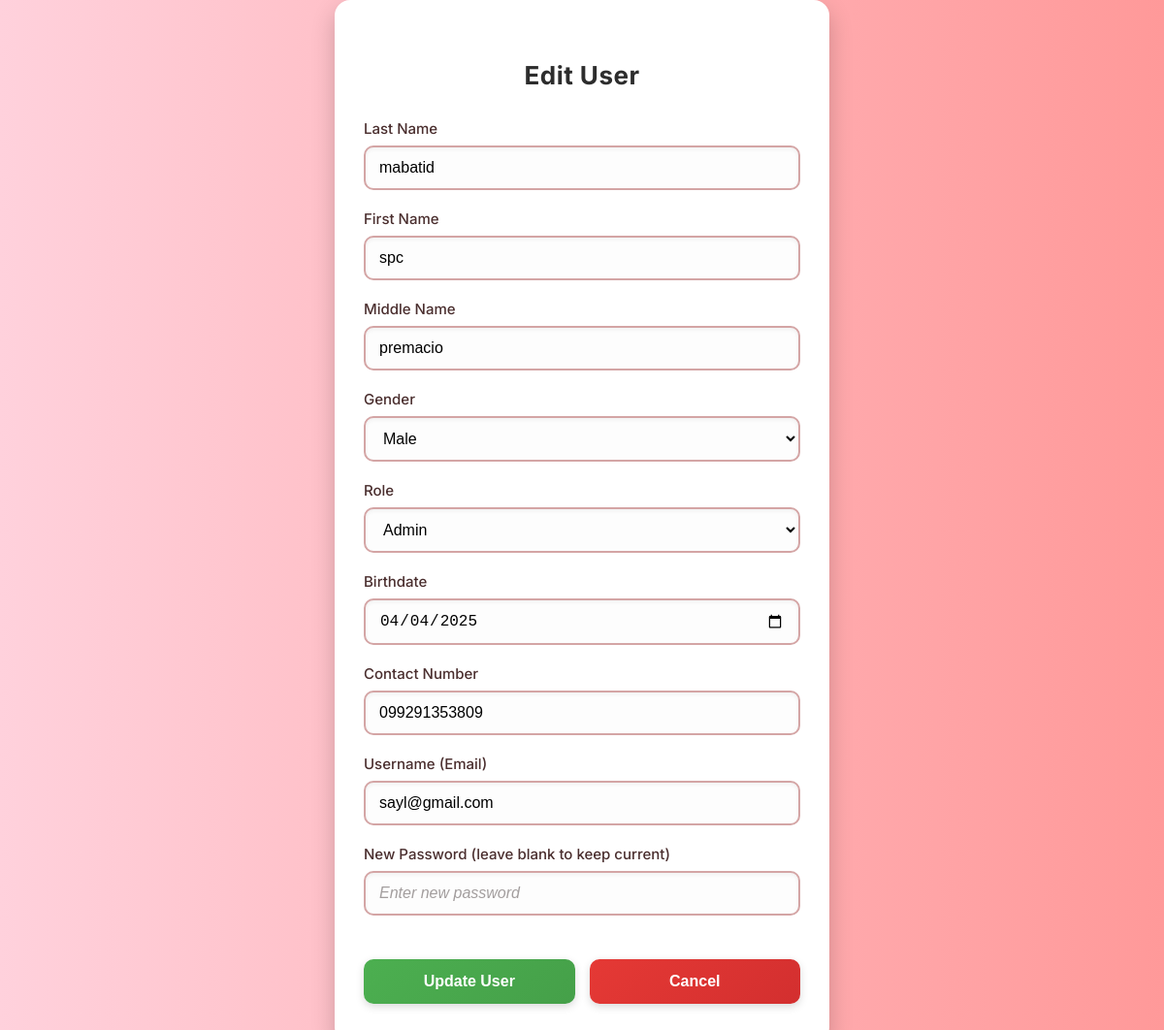
Page /edit_user.php?id=13 (signed in) on the committed database.
### tables this page shows
CREATE TABLE `user` (
  `id` int(11) NOT NULL,
  `lastname` varchar(50) NOT NULL,
  `firstname` varchar(50) NOT NULL,
  `middlename` varchar(50) NOT NULL,
  `gender` varchar(1) NOT NULL,
  `birthdate` date NOT NULL,
  `contact_no` varchar(15) NOT NULL,
  `username` varchar(50) NOT NULL,
  `password` varchar(100) NOT NULL,
  `role` enum('user','admin') DEFAULT 'user'
);

### edit_user.php (the view, shortened to what this page needs)
<?php
include 'conn.php';
$role = 'user';
if (isset($_GET['id'])) {
    $user_id = $_GET['id'];
    $stmt = $dbhandle->prepare("SELECT * FROM user WHERE id = ?");
    $stmt->bind_param("i", $user_id);
    $stmt->execute();
    $result = $stmt->get_result();
    if ($result->num_rows > 0) {
        $user = $result->fetch_assoc();
        $lastname = $user['lastname'];
        $firstname = $user['firstname'];
        $middlename = $user['middlename'];
        $gender = $user['gender'];
        $birthdate = $user['birthdate'];
        $contact_number = $user['contact_no'];
        $username = $user['username'];
        $role = $user['role'] ?? 'user';
    } else {
        die("User not found.");
    }
} else {
    die("User ID not provided.");
}
?>
<!DOCTYPE html>
<html lang="en">
<head>
    <link rel="stylesheet" href="css/edit_user.css">
</head>
<body>
    <div class="edit-popup">
        <h2>Edit User</h2>
        <form method="post">
            <div class="form-group">
                <label for="lastname">Last Name</label>
                <input type="text" id="lastname" name="lastname" value="<?= htmlspecialchars($lastname) ?>" required>
            </div>
            <div class="form-group">
                <label for="firstname">First Name</label>
                <input type="text" id="firstname" name="firstname" value="<?= htmlspecialchars($firstname) ?>" required>
            </div>
            <div class="form-group">
                <label for="middlename">Middle Name</label>
                <input type="text" id="middlename" name="middlename" value="<?= htmlspecialchars($middlename) ?>">
            </div>
            <div class="form-group">
                <label for="gender">Gender</label>
                <select id="gender" name="gender" required>
                    <option value="m" <?= $gender == 'm' ? 'selected' : '' ?>>Male</option>
                </select>
            </div>
            <div class="form-group">
                <label for="role">Role</label>
                <select id="role" name="role" required>
                    <option value="admin" <?= $role == 'admin' ? 'selected' : '' ?>>Admin</option>
                </select>
            </div>
            <div class="form-group">
                <label for="birthdate">Birthdate</label>
                <input type="date" id="birthdate" name="birthdate" value="<?= $birthdate ?>" required>
            </div>
            <div class="form-group">
                <label for="contact_number">Contact Number</label>
                <input type="text" id="contact_number" name="contact_number" value="<?= htmlspecialchars($contact_number) ?>" required>
            </div>
            <div class="form-group">
                <label for="username">Username (Email)</label>
                <input type="email" id="username" name="username" value="<?= htmlspecialchars($username) ?>" required>
            </div>
            <div class="form-group">
                <label for="password">New Password (leave blank to keep current)</label>
                <input type="password" id="password" name="password" placeholder="Enter new password">
            </div>
            <div class="form-buttons">
                <button type="submit" class="btn-update">Update User</button>
                <button type="button" class="btn-cancel" onclick="window.location='view.php'">Cancel</button>
            </div>
        </form>
    </div>
</body>
</html>

### css/edit_user.css (style rules this page uses)
body { background: linear-gradient(to right, #FFD1DC, #FF9999); font-family: 'Inter', sans-serif; display: flex; justify-content: center; align-items: center; min-height: 100vh; margin: 0; }
.edit-popup { background: #ffffff; padding: 40px 30px; border-radius: 16px; width: 100%; max-width: 450px; box-shadow: 0 10px 25px rgba(0, 0, 0, 0.2); transition: transform 0.3s ease; }
.edit-popup h2 { font-size: 26px; font-weight: 700; margin-bottom: 30px; color: #2d2d2d; text-align: center; letter-spacing: 0.5px; }
form { display: flex; flex-direction: column; gap: 20px; }
.form-group { display: flex; flex-direction: column; }
label { font-size: 15px; font-weight: 500; margin-bottom: 8px; color: #4a2e2e; transition: color 0.2s ease; }
input, select { padding: 12px 14px; border: 2px solid #d4a5a5; border-radius: 10px; font-size: 16px; background: #fdfdfd; transition: all 0.3s ease; box-shadow: inset 0 2px 4px rgba(0, 0, 0, 0.05); }
input::placeholder { color: #a39e9e; font-style: italic; }
.form-buttons { display: flex; justify-content: space-between; gap: 15px; margin-top: 25px; }
button { flex: 1; padding: 14px 16px; font-size: 16px; font-weight: 600; border: none; border-radius: 10px; cursor: pointer; transition: all 0.3s ease; box-shadow: 0 3px 8px rgba(0, 0, 0, 0.15); }
.btn-update { background: linear-gradient(135deg, #4CAF50, #45a049); color: #ffffff; }
.btn-cancel { background: linear-gradient(135deg, #e53935, #d32f2f); color: #ffffff; }

### rows in the picture
user: lastname "mabatid", firstname "spc", middlename "premacio", gender "Male", role "Admin", birthdate "04/04/2025", contact_number "099291353809", username "sayl@gmail.com"
